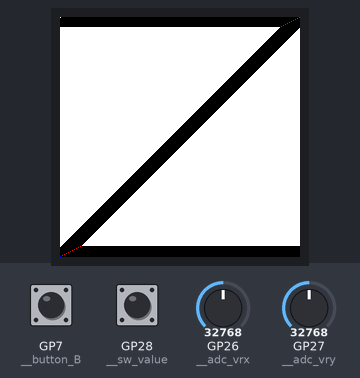
Recording of a program running on a simulated Raspberry Pi Pico running MicroPython. Parts: 240×240 colour display. Inputs (shaded band) come from the test bench; at power-on: GP26 (__adc_vrx) = 32768, GP27 (__adc_vry) = 32768, GP7 (__button_B) HIGH, GP28 (__sw_value) HIGH (analog values on the 0–65535 scale). Library files of the repository ran but are not shown: st7789.py.

Above: at 3.9 s.
At 8.1 s:
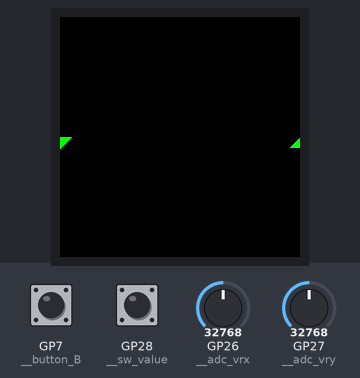
8.2 s: GP26 (__adc_vrx) set to 9345
At 8.7 s:
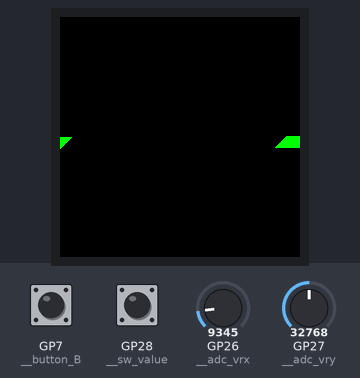
9.7 s: GP26 (__adc_vrx) set to 10655
At 9.7 s:
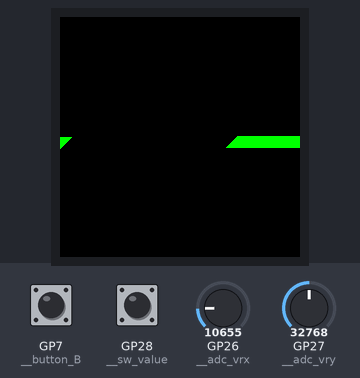
11.2 s: GP27 (__adc_vry) set to 9345
At 15.4 s:
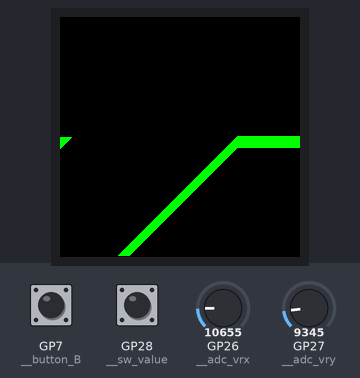
Timing chart, 0 to 16.9 s (numbered marks = the images above; inputs shaded):
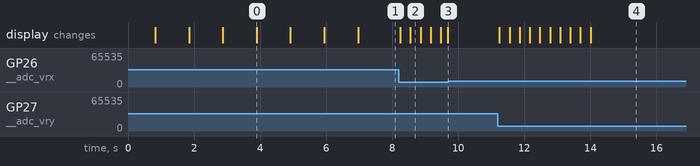

Measured:
- after the input at 8.2 s, the display: first changes after 0.05 s (image 2 shows a later state)
- after the input at 9.7 s, every drawn part: stays the same
- after the input at 11.2 s, the display: first changes after 0.05 s (image 4 shows a later state)
- what the display in image 0 shows lasts 1.0 s, from 3.9 s to 4.9 s

The program:

PicoGameBoy.py
```python
# PicoGameBoy.py by Vincent Mistler for YouMakeTech
# A class to easily write games for the Raspberry Pi Pico Game Boy
from machine import Pin, PWM, ADC
from framebuf import FrameBuffer, RGB565
from st7789 import ST7789
from time import sleep

JOYSTICK_THRESHOLD = 10000
JOYSTICK_DELAY = 100

class PicoGameBoy(ST7789):
    def __init__(self):
        self.__up = Pin(2, Pin.IN, Pin.PULL_UP)        # nc
        self.__down = Pin(3, Pin.IN, Pin.PULL_UP)      # nc
        self.__left = Pin(4, Pin.IN, Pin.PULL_UP)      # nc
        self.__right = Pin(5, Pin.IN, Pin.PULL_UP)     # nc
        self.__adc_vrx = ADC(26)
        self.__adc_vry = ADC(27)
        self.__sw_value = Pin(28, Pin.IN, Pin.PULL_UP)
        self.__button_A = Pin(6, Pin.IN, Pin.PULL_UP) # nc
        self.__button_B = Pin(7, Pin.IN, Pin.PULL_UP)  # nc
        self.__buzzer = PWM(Pin(15))
        super().__init__(width=240, height=240, id_=1, sck=14, mosi=15,
                         dc=12, rst=11, cs=13, bl=10, baudrate=62500000)

        self.__fb=[] # Array of FrameBuffer objects for sprites
        self.__w=[]
        self.__h=[]

    # center_text(s,color) displays a text in the middle of
    # the screen with the specified color
    def center_text(self, s, color = 1):
        x = int(self.width/2)- int(len(s)/2 * 8)
        y = int(self.height/2) - 8
        self.text(s, x, y, color)

    # center_text(s,color) displays a text in the right corner of
    # the screen with the specified color
    def top_right_corner_text(self, s, color = 1):
        x = self.width - int(len(s) * 8)
        y = 0
        self.text(s, x, y, color)

    # add_sprite(buffer,w,h) creates a new sprite from framebuffer
    # with a width of w and a height of h
    # The first sprite is #0 and can be displayed by sprite(0,x,y)
    def add_sprite(self, buffer, w, h):
        fb = FrameBuffer(buffer, w, h, RGB565)
        self.__fb.append(fb)
        self.__w.append(w)
        self.__h.append(h)

    # add_rect_sprite(color,w,h) creates a new rectangular sprite
    # with the specified color, width and height
    def add_rect_sprite(self, color, w, h):
        buffer = bytearray(w * h * 2) # 2 bytes per pixel
        # fill the buffer with the specified color
        lsb = (color & 0b0000000011111111)
        msb = (color & 0b1111111100000000) >> 8
        for i in range(0,w*h*2,2):
            buffer[i] = lsb
            buffer[i+1] = msb
        fb = FrameBuffer(buffer, w, h, RGB565)
        self.__fb.append(fb)
        self.__w.append(w)
        self.__h.append(h)

    # sprite(n,x,y) displays the nth sprite at coordinates (x,y)
    # the sprite must be created first by method add_sprite
    def sprite(self, n, x, y):
        self.blit(self.__fb[n], x, y)

    # sprite_width(n) returns the width of the nth sprite in pixels
    def sprite_width(self,n):
        return self.__w[n]

    # sprite_height(n) returns the height of the nth sprite in pixels
    def sprite_height(self,n):
        return self.__h[n]

    # button_up() returns True when the player presses the up button
    def button_up(self):
        # return self.__up.value()==0
        return self.__adc_vry.read_u16() > 65535 - JOYSTICK_THRESHOLD

    # button_down() returns True when the player presses the down button
    def button_down(self):
        # return self.__down.value()==0
        return self.__adc_vry.read_u16() < JOYSTICK_THRESHOLD

    # button_left() returns True when the player presses the left button
    def button_left(self):
        # return self.__left.value()==0
        return self.__adc_vrx.read_u16() < JOYSTICK_THRESHOLD

    # button_right() returns True when the player presses the right button
    def button_right(self):
        # return self.__right.value()==0
        return self.__adc_vrx.read_u16() > 65535 - JOYSTICK_THRESHOLD

    # button_A() returns True when the player presses the A button
    def button_A(self):
        # return self.__button_A.value()==0
        return self.__sw_value.value()==0

    # button_B() returns True when the player presses the B button
    def button_B(self):
        return self.__button_B.value()==0

    # any_button() returns True if any button is pressed
    def any_button(self):
        button_pressed=False
        if self.button_up():
            button_pressed = True
        if self.button_down():
            button_pressed = True
        if self.button_left():
            button_pressed = True
        if self.button_right():
            button_pressed = True
        if self.button_A():
            button_pressed = True
        if self.button_B():
            button_pressed = True
        return button_pressed

    # sound(freq) makes a sound at the selected frequency in Hz
    # call sound(0) to stop playing the sound
    def sound(self, freq, duty_u16 = 2000):
        if freq>0:
            self.__buzzer.freq(freq)
            self.__buzzer.duty_u16(duty_u16)
        else:
            self.__buzzer.duty_u16(0)

if __name__ == "__main__":
    pgb=PicoGameBoy()

    # Colors (RGB)
    # Note that color is a static method and can be called
    # without creating an object (PicoGameBoy.color instead of pgb.color)
    BLACK=PicoGameBoy.color(0,0,0)
    WHITE=PicoGameBoy.color(255,255,255)
    RED=PicoGameBoy.color(255,0,0)
    GREEN=PicoGameBoy.color(0,255,0)
    BLUE=PicoGameBoy.color(0,0,255)

    # PicoGameBoy inherits all methods from the FrameBuffer class
    # see https://docs.micropython.org/en/latest/library/framebuf.html

    pgb.fill(BLACK)

    # The Raspberry Pi Pico GameBoy uses a framebuffer
    # The framebuffer is only transfered to the actual screen and become visible
    # when calling show()
    pgb.show()

    # Drawing primitive shapes
    # The screen resolution is 240x240 pixels but Python like many programming
    # languages starts counting from zero, not one.
    # The top left corner is (0,0) and bottom right is (239,239)
    pgb.pixel(0,0,WHITE)
    pgb.pixel(239,239,BLUE)
    pgb.show()
    sleep(1)

    pgb.line(0,239,239,0,RED)
    pgb.show()
    sleep(1)

    pgb.rect(10,10,220,220,WHITE)
    pgb.show()
    sleep(1)

    pgb.fill_rect(10,10,220,220,WHITE)
    pgb.show()
    sleep(1)

    # text
    pgb.fill(BLACK)
    pgb.text('Hello from Pi Pico GameBoy!',0,0,GREEN)
    pgb.show()
    sleep(1)

    pgb.center_text('GAME OVER',WHITE)
    pgb.show()
    sleep(1)

    # sprites
    x = 120
    y = 120
    pgb.fill(BLACK)
    pgb.add_rect_sprite(GREEN,12,12) # Create sprite #0
    while True:
        pgb.sprite(0,x,y)
        pgb.show()
        while not pgb.any_button():
            sleep(0.020)
        if pgb.button_right():
            x=x+1
        elif pgb.button_left():
            x=x-1
        elif pgb.button_up():
            y=y-1
        elif pgb.button_down():
            y=y+1
   
```
